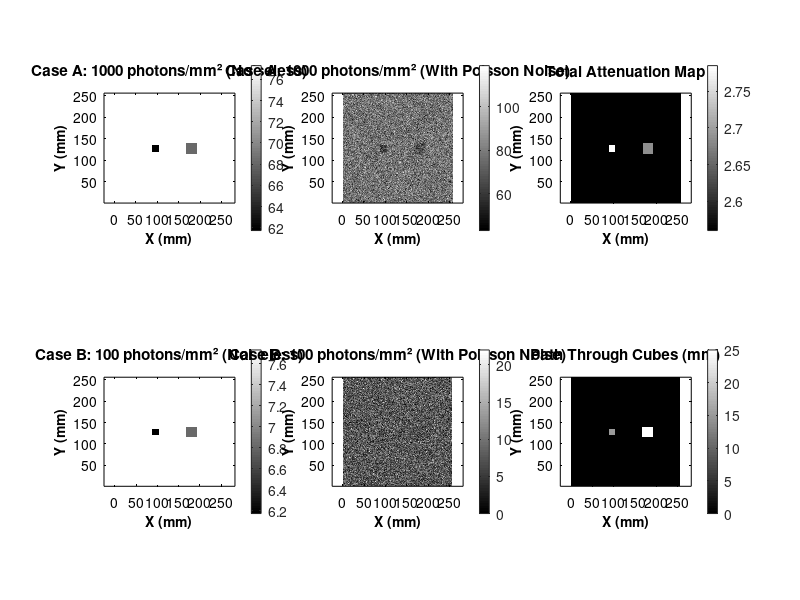
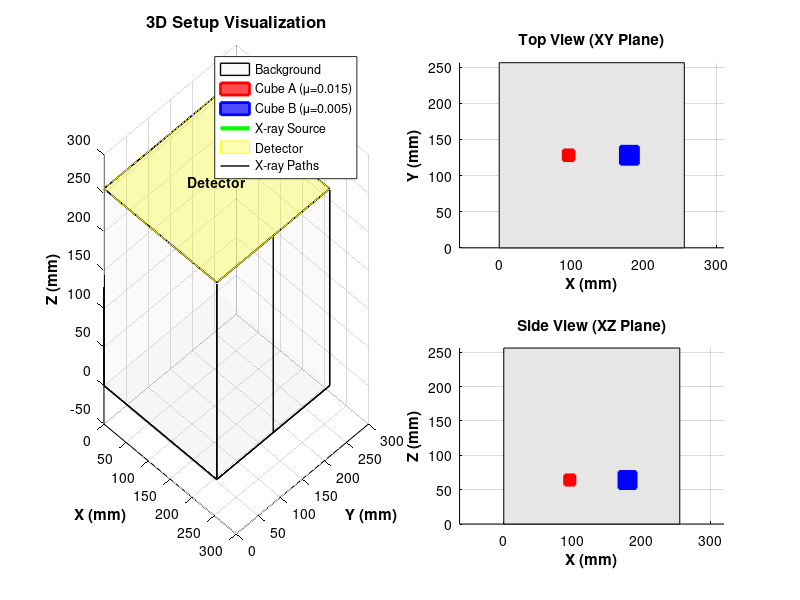
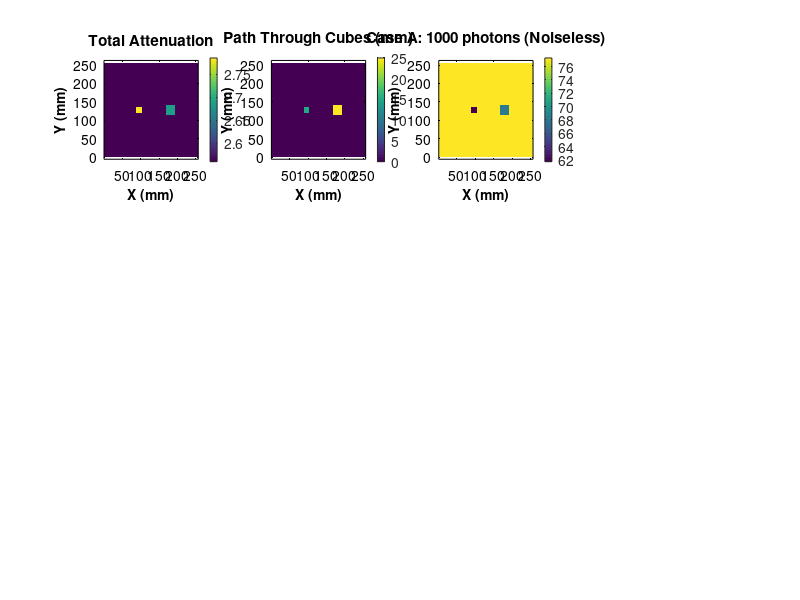

These figures' MATLAB source, in order: (Note: this script raises an error after producing the figures.)
%% Radiographic Simulation - Expanded Version
clear; close all; clc;

% Create output directory
output_dir = 'exercise_results';
if ~exist(output_dir, 'dir')
    mkdir(output_dir);
end

%% ==================== REQUIRED EXERCISE SECTION ====================
fprintf('=== REQUIRED EXERCISE: RADIOGRAPHIC SIMULATION ===\n');

%% Parameters from Exercise
fprintf('Setting up parameters...\n');

% Attenuation coefficients (convert from cm^-1 to mm^-1)
mu0 = 0.1 / 10;   % Background material
mu1 = 0.15 / 10;  % Cube A
mu2 = 0.05 / 10;  % Cube B

% Cube parameters
center_A = [96, 128, 64];
center_B = [180, 128, 64];
side_A = 15;
side_B = 25;

% Detector parameters
detector_width = 256;
detector_height = 256;
pixel_size = 1;
pixels_x = detector_width;
pixels_y = detector_height;

% Thickness in z-direction
thickness_z = 256;

% Incident photons (two cases as specified)
I0_caseA = 1000;
I0_caseB = 100;

fprintf('Parameters set according to exercise requirements.\n');

%% Create detector grid and calculate path lengths
fprintf('Calculating path lengths...\n');

[x_grid, y_grid] = meshgrid(1:pixels_x, 1:pixels_y);

path_length_A = zeros(pixels_y, pixels_x);
path_length_B = zeros(pixels_y, pixels_x);

% Cube boundaries in mm
A_xmin_mm = center_A(1) - side_A/2;
A_xmax_mm = center_A(1) + side_A/2;
A_ymin_mm = center_A(2) - side_A/2;
A_ymax_mm = center_A(2) + side_A/2;

B_xmin_mm = center_B(1) - side_B/2;
B_xmax_mm = center_B(1) + side_B/2;
B_ymin_mm = center_B(2) - side_B/2;
B_ymax_mm = center_B(2) + side_B/2;

% Calculate path lengths through cubes
for i = 1:pixels_y
    for j = 1:pixels_x
        x_pos_mm = j;
        y_pos_mm = i;
        
        % Check if current pixel is inside Cube A projection
        if (x_pos_mm >= A_xmin_mm && x_pos_mm <= A_xmax_mm && ...
            y_pos_mm >= A_ymin_mm && y_pos_mm <= A_ymax_mm)
            path_length_A(i,j) = side_A;
        end
        
        % Check if current pixel is inside Cube B projection
        if (x_pos_mm >= B_xmin_mm && x_pos_mm <= B_xmax_mm && ...
            y_pos_mm >= B_ymin_mm && y_pos_mm <= B_ymax_mm)
            path_length_B(i,j) = side_B;
        end
    end
end

%% Calculate transmitted intensity
fprintf('Calculating transmitted intensity...\n');

background_path = thickness_z * ones(pixels_y, pixels_x);
total_attenuation = mu0 * background_path + mu1 * path_length_A + mu2 * path_length_B;

% Noiseless images
transmitted_A = I0_caseA * exp(-total_attenuation);
transmitted_B = I0_caseB * exp(-total_attenuation);

% Images with Poisson noise
transmitted_A_noisy = poissrnd(transmitted_A);
transmitted_B_noisy = poissrnd(transmitted_B);

%% Generate required radiographic images
fprintf('Generating required radiographic images...\n');

fig_required = figure(1);
set(fig_required, 'Position', [100, 100, 1200, 600], 'Color', 'white', ...
    'NumberTitle', 'off', 'Name', 'Required Exercise Results');

% Case A: 1000 photons/mm²
subplot(2,3,1);
imagesc(transmitted_A);
axis equal tight;
set(gca, 'YDir', 'normal'); 
colorbar;
title('Case A: 1000 photons/mm² (Noiseless)', 'Color', 'black', 'FontSize', 11, 'FontWeight', 'bold');
xlabel('X (mm)', 'Color', 'black', 'FontSize', 10, 'FontWeight', 'bold');
ylabel('Y (mm)', 'Color', 'black', 'FontSize', 10, 'FontWeight', 'bold');
set(gca, 'XColor', 'black', 'YColor', 'black');

subplot(2,3,2);
imagesc(transmitted_A_noisy);
axis equal tight;
set(gca, 'YDir', 'normal'); 
colorbar;
title('Case A: 1000 photons/mm² (With Poisson Noise)', 'Color', 'black', 'FontSize', 11, 'FontWeight', 'bold');
xlabel('X (mm)', 'Color', 'black', 'FontSize', 10, 'FontWeight', 'bold');
ylabel('Y (mm)', 'Color', 'black', 'FontSize', 10, 'FontWeight', 'bold');
set(gca, 'XColor', 'black', 'YColor', 'black');

% Case B: 100 photons/mm²
subplot(2,3,4);
imagesc(transmitted_B);
axis equal tight;
set(gca, 'YDir', 'normal'); 
colorbar;
title('Case B: 100 photons/mm² (Noiseless)', 'Color', 'black', 'FontSize', 11, 'FontWeight', 'bold');
xlabel('X (mm)', 'Color', 'black', 'FontSize', 10, 'FontWeight', 'bold');
ylabel('Y (mm)', 'Color', 'black', 'FontSize', 10, 'FontWeight', 'bold');
set(gca, 'XColor', 'black', 'YColor', 'black');

subplot(2,3,5);
imagesc(transmitted_B_noisy);
axis equal tight;
set(gca, 'YDir', 'normal'); 
colorbar;
title('Case B: 100 photons/mm² (With Poisson Noise)', 'Color', 'black', 'FontSize', 11, 'FontWeight', 'bold');
xlabel('X (mm)', 'Color', 'black', 'FontSize', 10, 'FontWeight', 'bold');
ylabel('Y (mm)', 'Color', 'black', 'FontSize', 10, 'FontWeight', 'bold');
set(gca, 'XColor', 'black', 'YColor', 'black');

% Attenuation map
subplot(2,3,3);
imagesc(total_attenuation);
axis equal tight;
set(gca, 'YDir', 'normal');
colorbar;
title('Total Attenuation Map', 'Color', 'black', 'FontSize', 11, 'FontWeight', 'bold');
xlabel('X (mm)', 'Color', 'black', 'FontSize', 10, 'FontWeight', 'bold');
ylabel('Y (mm)', 'Color', 'black', 'FontSize', 10, 'FontWeight', 'bold');
set(gca, 'XColor', 'black', 'YColor', 'black');

% Path length through cubes
subplot(2,3,6);
imagesc(path_length_A + path_length_B);
axis equal tight;
set(gca, 'YDir', 'normal'); 
colorbar;
title('Path Through Cubes (mm)', 'Color', 'black', 'FontSize', 11, 'FontWeight', 'bold');
xlabel('X (mm)', 'Color', 'black', 'FontSize', 10, 'FontWeight', 'bold');
ylabel('Y (mm)', 'Color', 'black', 'FontSize', 10, 'FontWeight', 'bold');
set(gca, 'XColor', 'black', 'YColor', 'black');

colormap gray;

% Save required results 
set(fig_required, 'ToolBar', 'none');
saveas(fig_required, fullfile(output_dir, 'required_exercise_results.png'));

fprintf('Required exercise completed successfully\n');

%% ==================== EXTRA FEATURES SECTION ====================
fprintf('Creating enhanced visualizations and analysis...\n');

%% 3D Visualization
fig3d = figure(2);
set(fig3d, 'Position', [100, 100, 1200, 800], 'Color', 'white', ...
    'NumberTitle', 'off', 'Name', '3D Setup Visualization');

% Main 3D view
subplot(2,2,[1,3]);
hold on;

% Draw background volume
vertices = [0 0 0; detector_width 0 0; detector_width detector_height 0; 0 detector_height 0; ...
            0 0 thickness_z; detector_width 0 thickness_z; detector_width detector_height thickness_z; 0 detector_height thickness_z];
faces = [1 2 3 4; 5 6 7 8; 1 2 6 5; 2 3 7 6; 3 4 8 7; 4 1 5 8];

patch('Vertices', vertices, 'Faces', faces, 'FaceColor', [0.8 0.8 0.8], ...
    'FaceAlpha', 0.1, 'EdgeColor', 'k', 'LineWidth', 1);

% Draw Cube A
A_vertices = [A_xmin_mm, A_ymin_mm, center_A(3)-side_A/2; ...
              A_xmax_mm, A_ymin_mm, center_A(3)-side_A/2; ...
              A_xmax_mm, A_ymax_mm, center_A(3)-side_A/2; ...
              A_xmin_mm, A_ymax_mm, center_A(3)-side_A/2; ...
              A_xmin_mm, A_ymin_mm, center_A(3)+side_A/2; ...
              A_xmax_mm, A_ymin_mm, center_A(3)+side_A/2; ...
              A_xmax_mm, A_ymax_mm, center_A(3)+side_A/2; ...
              A_xmin_mm, A_ymax_mm, center_A(3)+side_A/2];

patch('Vertices', A_vertices, 'Faces', faces, 'FaceColor', 'red', ...
    'FaceAlpha', 0.7, 'EdgeColor', 'red', 'LineWidth', 2);

% Draw Cube B
B_vertices = [B_xmin_mm, B_ymin_mm, center_B(3)-side_B/2; ...
              B_xmax_mm, B_ymin_mm, center_B(3)-side_B/2; ...
              B_xmax_mm, B_ymax_mm, center_B(3)-side_B/2; ...
              B_xmin_mm, B_ymax_mm, center_B(3)-side_B/2; ...
              B_xmin_mm, B_ymin_mm, center_B(3)+side_B/2; ...
              B_xmax_mm, B_ymin_mm, center_B(3)+side_B/2; ...
              B_xmax_mm, B_ymax_mm, center_B(3)+side_B/2; ...
              B_xmin_mm, B_ymax_mm, center_B(3)+side_B/2];

patch('Vertices', B_vertices, 'Faces', faces, 'FaceColor', 'blue', ...
    'FaceAlpha', 0.7, 'EdgeColor', 'blue', 'LineWidth', 2);

% Draw X-ray source at top and paths to bottom
plot3([detector_width/4 detector_width/4], [detector_height/2 detector_height/2], [-50 0], 'g-', 'LineWidth', 3);
text(detector_width/4, detector_height/2, -60, 'X-ray Source', 'Color', 'black', 'FontWeight', 'bold', 'FontSize', 10);

% Draw detector at bottom
patch('Vertices', [0 0 thickness_z; detector_width 0 thickness_z; detector_width detector_height thickness_z; 0 detector_height thickness_z], ...
      'Faces', [1 2 3 4], 'FaceColor', 'yellow', 'FaceAlpha', 0.3, 'EdgeColor', 'yellow');
text(detector_width/2, detector_height/2, thickness_z+10, 'Detector', 'Color', 'black', 'FontWeight', 'bold', 'HorizontalAlignment', 'center', 'FontSize', 10);

% Draw X-ray paths from top to bottom
num_rays = 3;
for i = 1:num_rays
    x_pos = (i-1) * detector_width/(num_rays-1);
    plot3([x_pos, x_pos], [detector_height/2, detector_height/2], [0, thickness_z], 'k-', 'LineWidth', 1);
end

% Labels and formatting
xlabel('X (mm)', 'Color', 'black', 'FontSize', 11, 'FontWeight', 'bold');
ylabel('Y (mm)', 'Color', 'black', 'FontSize', 11, 'FontWeight', 'bold');
zlabel('Z (mm)', 'Color', 'black', 'FontSize', 11, 'FontWeight', 'bold');
title('3D Setup Visualization', 'Color', 'black', 'FontSize', 12, 'FontWeight', 'bold');

set(gca, 'XColor', 'black', 'YColor', 'black', 'ZColor', 'black', 'GridColor', 'black');

hLegend = legend('Background', 'Cube A (μ=0.015)', 'Cube B (μ=0.005)', 'X-ray Source', 'Detector', 'X-ray Paths', 'Location', 'best');
set(hLegend, 'TextColor', 'black', 'Color', 'white');

grid on;
view(45, 30);

% Top view
subplot(2,2,2);
hold on;
rectangle('Position', [0, 0, detector_width, detector_height], 'FaceColor', [0.9 0.9 0.9], 'EdgeColor', 'k');
rectangle('Position', [A_xmin_mm, A_ymin_mm, side_A, side_A], 'FaceColor', 'red', 'EdgeColor', 'red', 'LineWidth', 2);
rectangle('Position', [B_xmin_mm, B_ymin_mm, side_B, side_B], 'FaceColor', 'blue', 'EdgeColor', 'blue', 'LineWidth', 2);
xlabel('X (mm)', 'Color', 'black', 'FontSize', 11, 'FontWeight', 'bold');
ylabel('Y (mm)', 'Color', 'black', 'FontSize', 11, 'FontWeight', 'bold');
title('Top View (XY Plane)', 'Color', 'black', 'FontSize', 11, 'FontWeight', 'bold');
set(gca, 'XColor', 'black', 'YColor', 'black');
axis equal; grid on;

% Side view
subplot(2,2,4);
hold on;
rectangle('Position', [0, 0, detector_width, thickness_z], 'FaceColor', [0.9 0.9 0.9], 'EdgeColor', 'k');
rectangle('Position', [A_xmin_mm, center_A(3)-side_A/2, side_A, side_A], 'FaceColor', 'red', 'EdgeColor', 'red', 'LineWidth', 2);
rectangle('Position', [B_xmin_mm, center_B(3)-side_B/2, side_B, side_B], 'FaceColor', 'blue', 'EdgeColor', 'blue', 'LineWidth', 2);
xlabel('X (mm)', 'Color', 'black', 'FontSize', 11, 'FontWeight', 'bold');
ylabel('Z (mm)', 'Color', 'black', 'FontSize', 11, 'FontWeight', 'bold');
title('Side View (XZ Plane)', 'Color', 'black', 'FontSize', 11, 'FontWeight', 'bold');
set(gca, 'XColor', 'black', 'YColor', 'black');
axis equal; grid on;
set(fig3d, 'ToolBar', 'none');
saveas(fig3d, fullfile(output_dir, '3d_visualization.png'));

%% Comprehensive Analysis Figure
fig_analysis = figure(3);
set(fig_analysis, 'Position', [50, 50, 1400, 1000], 'Color', 'white', ...
    'NumberTitle', 'off', 'Name', 'Comprehensive Analysis');

% Layout: 3 rows, 4 columns
rows = 3; cols = 4;

% Row 1: Attenuation and path length
subplot(rows, cols, 1);
imagesc(total_attenuation);
axis equal tight;
set(gca, 'YDir', 'normal'); 
colorbar;
title('Total Attenuation', 'Color', 'black', 'FontSize', 11, 'FontWeight', 'bold');
xlabel('X (mm)', 'Color', 'black', 'FontSize', 10, 'FontWeight', 'bold');
ylabel('Y (mm)', 'Color', 'black', 'FontSize', 10, 'FontWeight', 'bold');
set(gca, 'XColor', 'black', 'YColor', 'black');

subplot(rows, cols, 2);
imagesc(path_length_A + path_length_B);
axis equal tight;
set(gca, 'YDir', 'normal'); 
colorbar;
title('Path Through Cubes (mm)', 'Color', 'black', 'FontSize', 11, 'FontWeight', 'bold');
xlabel('X (mm)', 'Color', 'black', 'FontSize', 10, 'FontWeight', 'bold');
ylabel('Y (mm)', 'Color', 'black', 'FontSize', 10, 'FontWeight', 'bold');
set(gca, 'XColor', 'black', 'YColor', 'black');

% Row 1: Case A images
subplot(rows, cols, 3);
imagesc(transmitted_A);
axis equal tight;
set(gca, 'YDir', 'normal'); 
colorbar;
title('Case A: 1000 photons (Noiseless)', 'Color', 'black', 'FontSize', 11, 'FontWeight', 'bold');
xlabel('X (mm)', 'Color', 'black', 'FontSize', 10, 'FontWeight', 'bold');
ylabel('Y (mm)', 'Color', 'black', 'FontSize', 10, 'FontWeight', 'bold');
set(gca, 'XColor', 'black', 'YColor', 'black');
clim([0 I0_caseA]);

subplot(rows, cols, 4);
imagesc(transmitted_A_noisy);
axis equal tight;
set(gca, 'YDir', 'normal');
colorbar;
title('Case A: 1000 photons (With Noise)', 'Color', 'black', 'FontSize', 11, 'FontWeight', 'bold');
xlabel('X (mm)', 'Color', 'black', 'FontSize', 10, 'FontWeight', 'bold');
ylabel('Y (mm)', 'Color', 'black', 'FontSize', 10, 'FontWeight', 'bold');
set(gca, 'XColor', 'black', 'YColor', 'black');
clim([0 I0_caseA]);

% Row 2: Case B images
subplot(rows, cols, 5);
imagesc(transmitted_B);
axis equal tight;
set(gca, 'YDir', 'normal'); 
colorbar;
title('Case B: 100 photons (Noiseless)', 'Color', 'black', 'FontSize', 11, 'FontWeight', 'bold');
xlabel('X (mm)', 'Color', 'black', 'FontSize', 10, 'FontWeight', 'bold');
ylabel('Y (mm)', 'Color', 'black', 'FontSize', 10, 'FontWeight', 'bold');
set(gca, 'XColor', 'black', 'YColor', 'black');
clim([0 I0_caseB]);

subplot(rows, cols, 6);
imagesc(transmitted_B_noisy);
axis equal tight;
set(gca, 'YDir', 'normal'); 
colorbar;
title('Case B: 100 photons (With Noise)', 'Color', 'black', 'FontSize', 11, 'FontWeight', 'bold');
xlabel('X (mm)', 'Color', 'black', 'FontSize', 10, 'FontWeight', 'bold');
ylabel('Y (mm)', 'Color', 'black', 'FontSize', 10, 'FontWeight', 'bold');
set(gca, 'XColor', 'black', 'YColor', 'black');
clim([0 I0_caseB]);

% Row 2: Line profile
subplot(rows, cols, [7, 8]);
y_line = min(pixels_y, round(center_A(2)));
plot(1:pixels_x, transmitted_A(y_line, :), 'r-', 'LineWidth', 2, 'DisplayName', 'Case A (Noiseless)');
hold on;
plot(1:pixels_x, transmitted_A_noisy(y_line, :), 'r--', 'LineWidth', 1, 'DisplayName', 'Case A (Noisy)');
plot(1:pixels_x, transmitted_B(y_line, :), 'b-', 'LineWidth', 2, 'DisplayName', 'Case B (Noiseless)');
plot(1:pixels_x, transmitted_B_noisy(y_line, :), 'b--', 'LineWidth', 1, 'DisplayName', 'Case B (Noisy)');
xlabel('X (mm)', 'Color', 'black', 'FontSize', 11, 'FontWeight', 'bold');
ylabel('Transmitted Photons', 'Color', 'black', 'FontSize', 11, 'FontWeight', 'bold');
title('Line Profile Through Cube Centers', 'Color', 'black', 'FontSize', 12, 'FontWeight', 'bold');
hLeg = legend('Location', 'best');
set(hLeg, 'TextColor', 'black', 'Color', 'white');
set(gca, 'XColor', 'black', 'YColor', 'black', 'GridColor', [0.5 0.5 0.5]);
grid on;
xline(center_A(1), 'r--', 'Cube A', 'LineWidth', 1, 'Color', 'red');
xline(center_B(1), 'b--', 'Cube B', 'LineWidth', 1, 'Color', 'blue');

% Row 3: Noise analysis and statistics
subplot(rows, cols, [9, 10]);
noise_A = transmitted_A_noisy - transmitted_A;
imagesc(noise_A);
axis equal tight;
set(gca, 'YDir', 'normal'); 
colorbar;
title('Noise Pattern: Case A', 'Color', 'black', 'FontSize', 11, 'FontWeight', 'bold');
xlabel('X (mm)', 'Color', 'black', 'FontSize', 10, 'FontWeight', 'bold');
ylabel('Y (mm)', 'Color', 'black', 'FontSize', 10, 'FontWeight', 'bold');
set(gca, 'XColor', 'black', 'YColor', 'black');

subplot(rows, cols, [11, 12]);
A_x1 = max(1, fix(A_xmin_mm)); A_x2 = min(pixels_x, fix(A_xmax_mm));
A_y1 = max(1, fix(A_ymin_mm)); A_y2 = min(pixels_y, fix(A_ymax_mm));
B_x1 = max(1, fix(B_xmin_mm)); B_x2 = min(pixels_x, fix(B_xmax_mm));
B_y1 = max(1, fix(B_ymin_mm)); B_y2 = min(pixels_y, fix(B_ymax_mm));

bg_mean_A = mean(transmitted_A(50:100, 50:100), 'all');
if A_x1 <= A_x2 && A_y1 <= A_y2
    cubeA_mean_A = mean(transmitted_A(A_y1:A_y2, A_x1:A_x2), 'all');
else
    cubeA_mean_A = 0;
end
if B_x1 <= B_x2 && B_y1 <= B_y2
    cubeB_mean_A = mean(transmitted_A(B_y1:B_y2, B_x1:B_x2), 'all');
else
    cubeB_mean_A = 0;
end

bg_mean_B = mean(transmitted_B(50:100, 50:100), 'all');
if A_x1 <= A_x2 && A_y1 <= A_y2
    cubeA_mean_B = mean(transmitted_B(A_y1:A_y2, A_x1:A_x2), 'all');
else
    cubeA_mean_B = 0;
end
if B_x1 <= B_x2 && B_y1 <= B_y2
    cubeB_mean_B = mean(transmitted_B(B_y1:B_y2, B_x1:B_x2), 'all');
else
    cubeB_mean_B = 0;
end

stats_data = [bg_mean_A, cubeA_mean_A, cubeB_mean_A; bg_mean_B, cubeA_mean_B, cubeB_mean_B];
bar(stats_data');
set(gca, 'XColor', 'black', 'YColor', 'black', 'GridColor', [0.5 0.5 0.5]);
set(gca, 'XTickLabel', {'Background', 'Cube A', 'Cube B'});
ylabel('Mean Photons/mm²', 'Color', 'black', 'FontSize', 11, 'FontWeight', 'bold');
title('Regional Statistics', 'Color', 'black', 'FontSize', 12, 'FontWeight', 'bold');
hLeg2 = legend('Case A (1000 photons)', 'Case B (100 photons)', 'Location', 'best');
set(hLeg2, 'TextColor', 'black', 'Color', 'white');
grid on;

colormap gray;


set(fig_analysis, 'ToolBar', 'none');
saveas(fig_analysis, fullfile(output_dir, 'comprehensive_analysis.png'));

%% Save individual image files
fprintf('Saving individual images...\n');

image_sets = {
    {'caseA_noiseless', transmitted_A, 'Case A: 1000 photons/mm² (Noiseless)'}
    {'caseA_noisy', transmitted_A_noisy, 'Case A: 1000 photons/mm² (With Poisson Noise)'}
    {'caseB_noiseless', transmitted_B, 'Case B: 100 photons/mm² (Noiseless)'}
    {'caseB_noisy', transmitted_B_noisy, 'Case B: 100 photons/mm² (With Poisson Noise)'}
    {'attenuation_map', total_attenuation, 'Total Attenuation Map'}
};

for i = 1:length(image_sets)
    fig_temp = figure('Visible', 'off', 'ToolBar', 'none');
    imagesc(image_sets{i}{2});
    axis equal tight;
    set(gca, 'YDir', 'normal'); 
    colorbar;
    title(image_sets{i}{3}, 'Color', 'black', 'FontSize', 12, 'FontWeight', 'bold');
    xlabel('X (mm)', 'Color', 'black', 'FontSize', 11, 'FontWeight', 'bold');
    ylabel('Y (mm)', 'Color', 'black', 'FontSize', 11, 'FontWeight', 'bold');
    set(gca, 'XColor', 'black', 'YColor', 'black');
    saveas(fig_temp, fullfile(output_dir, [image_sets{i}{1} '.png']));
    close(fig_temp);
end

%% Save data and generate report
fprintf('Saving data and report...\n');

save(fullfile(output_dir, 'simulation_data.mat'), ...
     'transmitted_A', 'transmitted_A_noisy', 'transmitted_B', 'transmitted_B_noisy', ...
     'total_attenuation', 'path_length_A', 'path_length_B', ...
     'mu0', 'mu1', 'mu2', 'center_A', 'center_B', 'side_A', 'side_B');

% Generate report
report_filename = fullfile(output_dir, 'simulation_report.txt');
fid = fopen(report_filename, 'w');

fprintf(fid, 'RADIOGRAPHIC SIMULATION REPORT\n');
fprintf(fid, '==============================\n\n');
fprintf(fid, 'Exercise Requirements:\n');
fprintf(fid, '1. Case A: 1000 photons/mm² with/without Poisson noise ✓\n');
fprintf(fid, '2. Case B: 100 photons/mm² with/without Poisson noise ✓\n');
fprintf(fid, '3. Proper geometry implementation ✓\n\n');

fprintf(fid, 'Parameters:\n');
fprintf(fid, 'Background μ: %.4f mm⁻¹\n', mu0);
fprintf(fid, 'Cube A: μ=%.4f mm⁻¹, Center (%d,%d,%d) mm, Side %d mm\n', mu1, center_A(1), center_A(2), center_A(3), side_A);
fprintf(fid, 'Cube B: μ=%.4f mm⁻¹, Center (%d,%d,%d) mm, Side %d mm\n', mu2, center_B(1), center_B(2), center_B(3), side_B);
fprintf(fid, 'Detector: %d × %d pixels, %d × %d mm²\n\n', pixels_x, pixels_y, detector_width, detector_height);

fprintf(fid, 'Results Summary:\n');
fprintf(fid, 'Case A (1000 photons/mm²):\n');
fprintf(fid, '  Background: %.1f photons/mm²\n', bg_mean_A);
fprintf(fid, '  Cube A: %.1f photons/mm²\n', cubeA_mean_A);
fprintf(fid, '  Cube B: %.1f photons/mm²\n', cubeB_mean_A);
fprintf(fid, 'Case B (100 photons/mm²):\n');
fprintf(fid, '  Background: %.1f photons/mm²\n', bg_mean_B);
fprintf(fid, '  Cube A: %.1f photons/mm²\n', cubeA_mean_B);
fprintf(fid, '  Cube B: %.1f photons/mm²\n\n', cubeB_mean_B);

fprintf(fid, 'Files Generated:\n');
fprintf(fid, '- required_exercise_results.png: Main exercise results\n');
fprintf(fid, '- 3d_visualization.png: 3D setup visualization\n');
fprintf(fid, '- comprehensive_analysis.png: Complete analysis\n');
fprintf(fid, '- caseA_noiseless.png, caseA_noisy.png\n');
fprintf(fid, '- caseB_noiseless.png, caseB_noisy.png\n');
fprintf(fid, '- attenuation_map.png\n');
fprintf(fid, '- simulation_data.mat: Numerical data\n');
fprintf(fid, '- simulation_report.txt: This report\n');

fclose(fid);

fprintf('Simulation completed successfully\n');
fprintf('All files saved in: %s\n', output_dir);